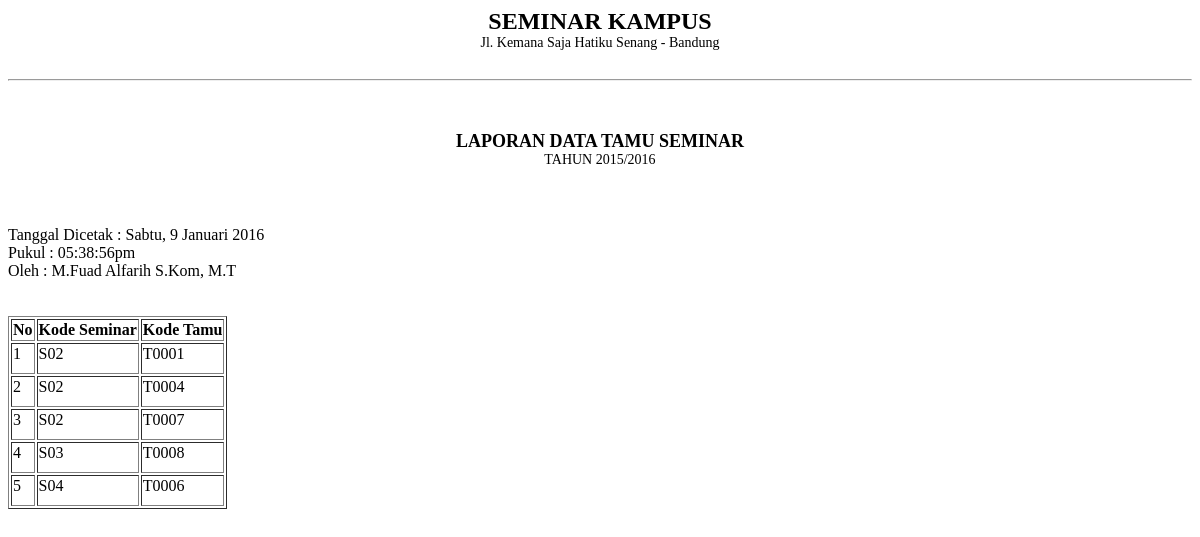
Screenshot of /admin/module_tamu_seminar/table_tamu_seminar.php with the database file from the repository.
### tables this page shows
CREATE TABLE `tamu_seminar` (
  `kode_tamu` char(8) NOT NULL,
  `kode_seminar` char(8) NOT NULL,
  KEY `kode_tamu` (`kode_tamu`),
  KEY `kode_seminar` (`kode_seminar`),
  CONSTRAINT `tamu_seminar_ibfk_1` FOREIGN KEY (`kode_tamu`) REFERENCES `tamu` (`kode_tamu`),
  CONSTRAINT `tamu_seminar_ibfk_2` FOREIGN KEY (`kode_seminar`) REFERENCES `seminar` (`kode_seminar`)
);

### admin/module_tamu_seminar/table_tamu_seminar.php (the view, shortened to what this page needs)
<?php
$array_hari = array(1=>"Senin","Selasa","Rabu","Kamis","Jumat", "Sabtu","Minggu");
$hari = $array_hari[date("N")];
$tanggal = date ("j");
$array_bulan = array(1=>"Januari","Februari","Maret", "April", "Mei", "Juni","Juli","Agustus","September","Oktober", "November","Desember");
$bulan = $array_bulan[date("n")];
$tahun = date("Y");
echo '
<div class="title">SEMINAR KAMPUS</div>
          <div class="stat">Jl. Kemana Saja Hatiku Senang - Bandung</div>
          <hr size="2">
          <div class="sub-title">LAPORAN DATA TAMU SEMINAR</div>
          <div class="sub-stat">TAHUN 2015/2016</div>
          <br>
          Tanggal Dicetak : '.$hari . ", ".$tanggal." ".$bulan." ".$tahun.'
          <br>
          Pukul : '.date("h:i:sa").'
          <br>
          Oleh : M.Fuad Alfarih S.Kom, M.T
            <br>
'
?>
<table border="1">
        <tr>
          <th>No</th>
          <th>Kode Seminar</th>
          <th>Kode Tamu</th>
        </tr>
      <tbody border="1">
<?php
  $tampil_seminar = mysql_query("SELECT * FROM tamu_seminar ORDER BY kode_seminar");
    $no=1;
    while ($tampil=mysql_fetch_array($tampil_seminar)){
       echo "<tr><td>$no</td>
             <td class='tab-col'>$tampil[kode_seminar]</td>
             <td>$tampil[kode_tamu]</td>
            </tr>
             ";
        $no++;
    }
  echo "
        </tbody>
        </table>
        </div>";
?>

### admin/module_tamu_seminar/table_tamu_seminar.php (style rules this page uses)
.title { font-size: 24px; font-weight: bold; margin-bottom: 0px; text-align: center; }
.stat { font-size: 14px; padding-bottom: 20px; text-align: center; }
.sub-title { font-size: 18px; font-weight: bold; text-align: center; margin-top: 50px; }
.sub-stat { text-align: center; margin-bottom: 40px; font-size: 14px; font-weight: 100; }
td { padding-bottom: 10px; }

### rows the page displays
tamu_seminar: kode_seminar "S02", kode_tamu "T0001"
tamu_seminar: kode_seminar "S02", kode_tamu "T0004"
tamu_seminar: kode_seminar "S02", kode_tamu "T0007"
tamu_seminar: kode_seminar "S03", kode_tamu "T0008"
tamu_seminar: kode_seminar "S04", kode_tamu "T0006"

### other values shown
$tanggal "9"
